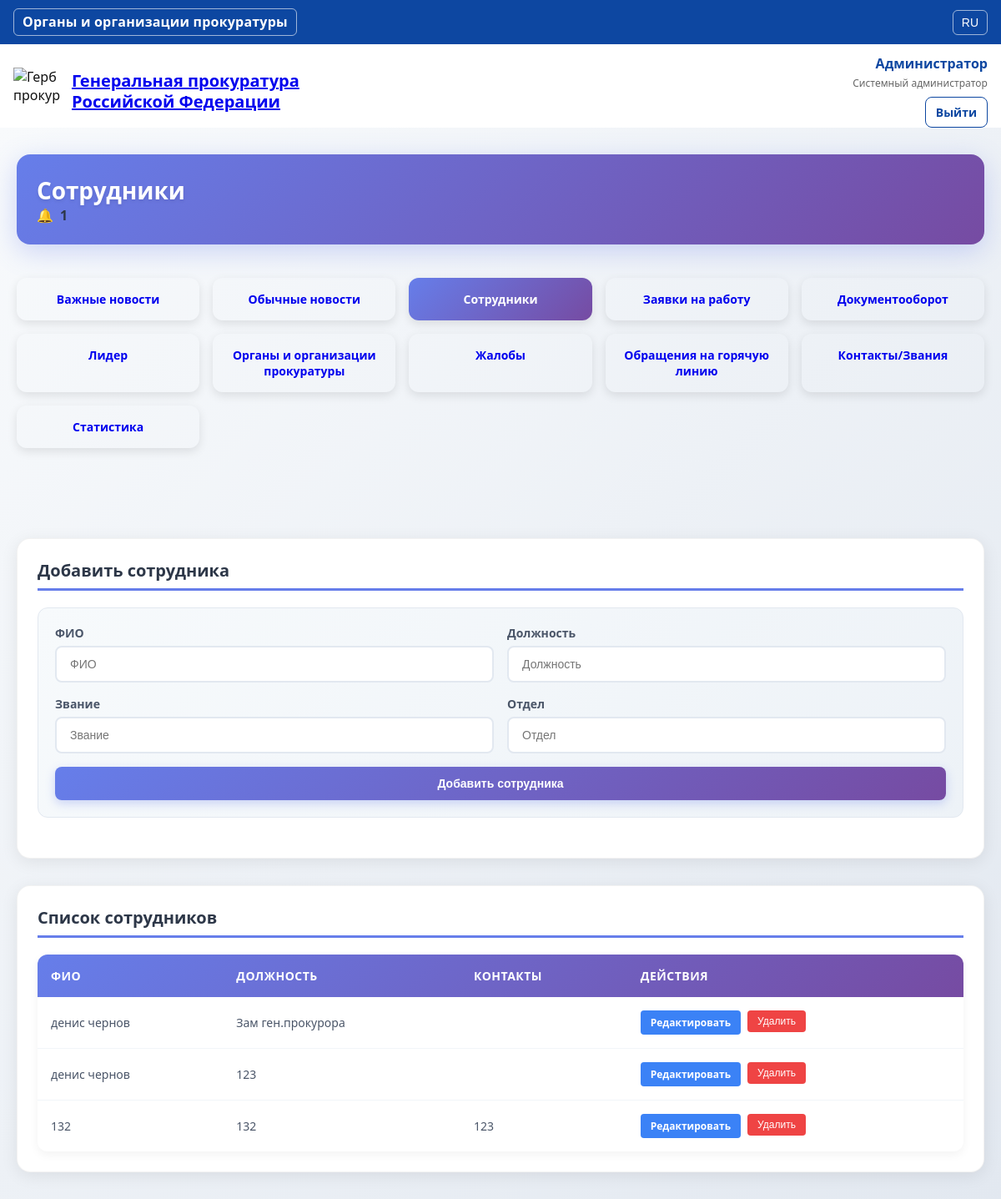
/admin/employees (signed in), run on an earlier commit of the app's database.
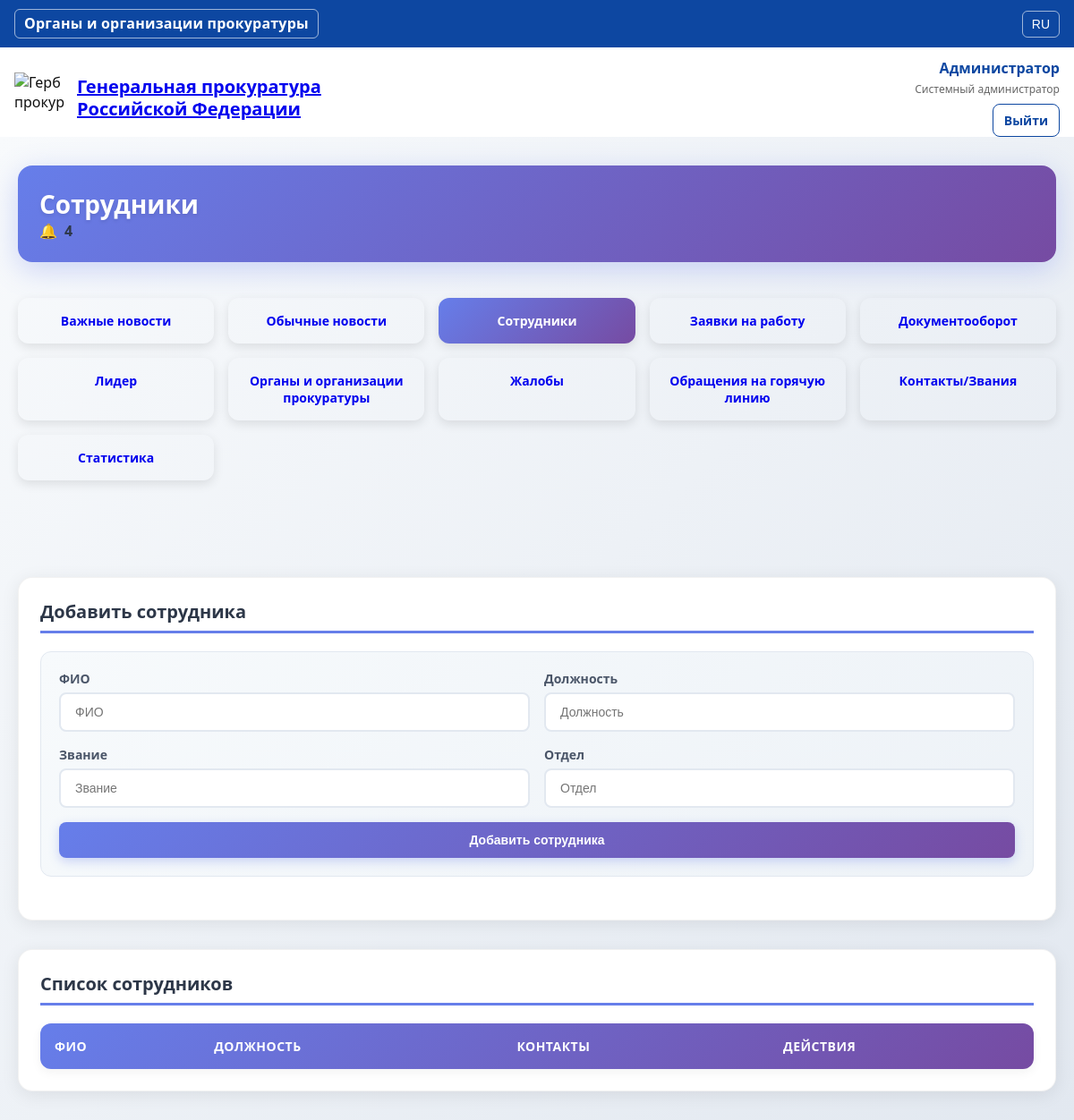
And on a later commit of the database.
### tables this page shows
CREATE TABLE employees (
                    id INTEGER PRIMARY KEY AUTOINCREMENT,
                    name TEXT NOT NULL,
                    position TEXT NOT NULL,
                    contact TEXT
                );

### app.py (the view)
@app.route('/admin/employees')
def admin_employees():
    if not is_admin():
        return redirect(url_for('admin_login'))
    slider, feed, employees, documents, leaders, job_apps, complaints = admin_fetch_lists()
    unread_count = get_unread_count('admin')
    return render_template('admin/employees.html', employees=employees, unread_count=unread_count)

### app.py (called while the page is built)
def get_db():
    if DB_TYPE == 'postgresql':
        conn = psycopg2.connect(DATABASE_URL)
        conn.cursor_factory = RealDictCursor
        return conn
    else:
        conn = sqlite3.connect(DB_PATH)
        conn.row_factory = sqlite3.Row
        return conn

def is_admin() -> bool:
    is_admin_status = bool(session.get('is_admin'))
    print(f"DEBUG: is_admin() = {is_admin_status}, session = {dict(session)}")
    return is_admin_status

def get_unread_count(recipient_role, recipient_id=None):
    conn = get_db()
    cur = conn.cursor()
    if recipient_id:
        cur.execute('''SELECT COUNT(*) FROM notifications
                       WHERE recipient_role = ? AND (recipient_id = ? OR recipient_id IS NULL)
                       AND is_read = FALSE''',
                    (recipient_role, recipient_id))
    else:
        cur.execute('''SELECT COUNT(*) FROM notifications
                       WHERE recipient_role = ? AND recipient_id IS NULL
                       AND is_read = FALSE''',
                    (recipient_role,))
    count = cur.fetchone()[0]
    conn.close()
    return count

### templates/admin/employees.html (shortened to what the changed rows need)
<!doctype html>
<html lang="ru">
<head>
</head>
<body>
  <header class="top-bar">
    <div class="top-bar__content">
      <h1 class="top-bar__title"><a class="top-bar__btn" href="{{ url_for('index') }}" role="button" aria-label="Перейти на главную страницу">Органы и организации прокуратуры</a></h1>
    </div>
  </header>
  <div class="brand">
    <h2 class="brand__title"><a href="/">Генеральная прокуратура<br>Российской Федерации</a></h2>
  </div>
  <div class="wrap">
    <div class="page-header">
      <h1>Сотрудники</h1>
      <div style="margin-left:auto; display:flex; align-items:center; gap:8px;">
        <span aria-hidden="true">🔔</span>
        <span style="font-weight:700; color:#2d3748;">{{ unread_count or 0 }}</span>
      </div>
    </div>
    <div class="admin-section">
      <h2>Добавить сотрудника</h2>
    </div>
    <div class="admin-section">
      <h2>Список сотрудников</h2>
      <table class="admin-table">
        <thead>
          <tr>
            <th>ФИО</th>
            <th>Должность</th>
            <th>Контакты</th>
            <th>Действия</th>
          </tr>
        </thead>
        <tbody>
          {% for e in employees %}
          <tr>
            <td>{{ e.name }}</td>
            <td>{{ e.position }}</td>
            <td>{{ e.contact }}</td>
            <td>
              <div style="display: flex; gap: 8px;">
                <a href="/admin/employees/edit/{{ e.id }}" class="btn" style="background: #3b82f6; color: white; padding: 6px 12px; border-radius: 4px; text-decoration: none; font-size: 12px;">Редактировать</a>
                <form method="post" action="/admin/employees/delete/{{ e.id }}" style="display: inline;" onsubmit="return confirm('Вы уверены, что хотите удалить сотрудника?')">
                  <button type="submit" style="background: #ef4444; color: white; border: none; padding: 6px 12px; border-radius: 4px; cursor: pointer; font-size: 12px;">Удалить</button>
                </form>
              </div>
            </td>
          </tr>
          {% endfor %}
        </tbody>
      </table>
    </div>
  </div>
</body>
</html>

What changed in the data, as far as the page shows it:
removed employees: name "денис чернов", position "Зам ген.прокурора"
removed employees: name "денис чернов", position "123"
removed employees: name "132", position "132", contact "123"
Also different on the page:
{{ unread_count or 0 }}: "1" → "4"
